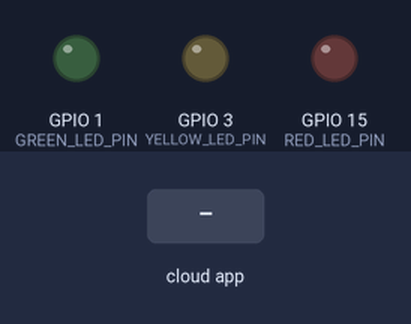
Recording of a sketch running on a simulated ESP32. Parts: output pins drawn as LEDs (lit = HIGH). The test bench sets the inputs (shaded band). The ROS host is connected and sends only what is stated; what the sketch prints to the serial monitor is not drawn.

Above: at 1.2 s.
1.3 s: the phone or cloud app sets LEDs to 1
At 2.5 s:
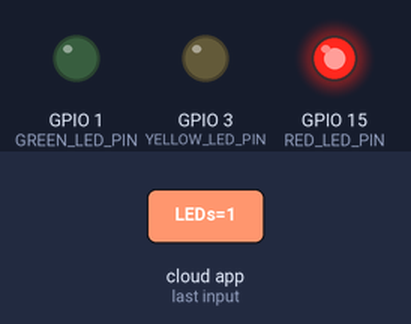
2.8 s: the phone or cloud app sets LEDs to 2
At 3.7 s:
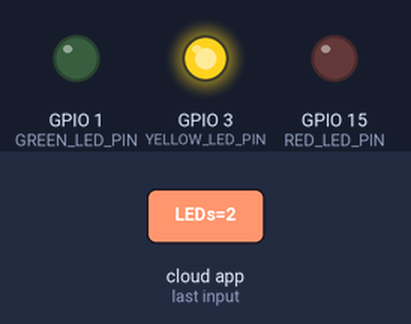
4.3 s: the phone or cloud app sets LEDs to 3
At 4.8 s:
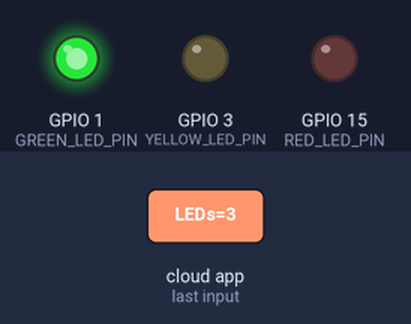
5.8 s: the phone or cloud app sets LEDs to 4
At 6.2 s:
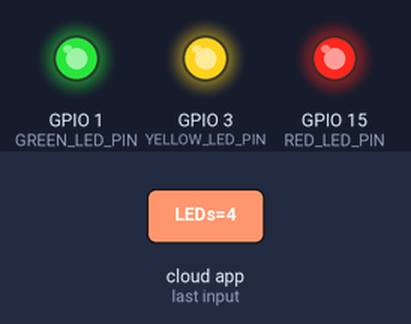
7.3 s: the phone or cloud app sets LEDs to 0
At 8.5 s:
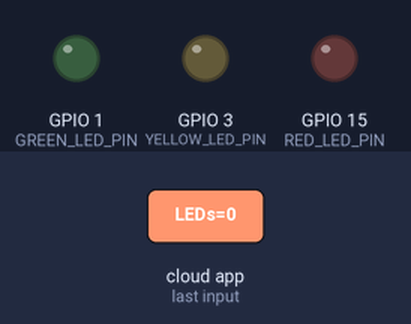
Timing chart, 0 to 9.8 s (numbered marks = the images above; inputs shaded):
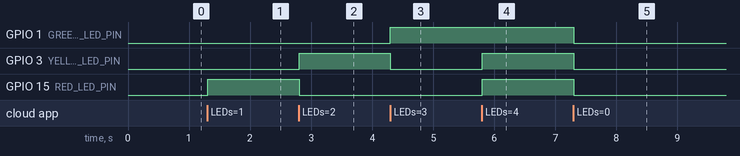

Measured:
- after the input at 1.3 s, GPIO 15 (RED_LED_PIN): LOW → HIGH at once
- after the input at 2.8 s, GPIO 3 (YELLOW_LED_PIN): LOW → HIGH at once; GPIO 15 (RED_LED_PIN): HIGH → LOW at once
- after the input at 4.3 s, GPIO 1 (GREEN_LED_PIN): LOW → HIGH at once; GPIO 3 (YELLOW_LED_PIN): HIGH → LOW at once
- after the input at 5.8 s, GPIO 3 (YELLOW_LED_PIN), GPIO 15 (RED_LED_PIN): LOW → HIGH at once
- after the input at 7.3 s, GPIO 1 (GREEN_LED_PIN), GPIO 3 (YELLOW_LED_PIN), GPIO 15 (RED_LED_PIN): HIGH → LOW at once

The sketch:

wifi_led.ino
```cpp
#include <WiFi.h>
#include <micro_ros_arduino.h>

#include <rcl/rcl.h>
#include <rclc/rclc.h>
#include <rclc/executor.h>

#include <std_msgs/msg/int8.h>

// ---------------------- CONFIG ----------------------
#define WIFI_SSID      "YOUR_WIFI"
#define WIFI_PASSWORD  "YOUR_PASS"
#define AGENT_IP       "192.168.1.100"
#define AGENT_PORT     8888

// ---------------------- LED PINS --------------------
#define RED_LED_PIN     15
#define YELLOW_LED_PIN   3
#define GREEN_LED_PIN    1

// ---------------------- ROS VARIABLES ----------------
rcl_subscription_t LEDs_subscriber;
std_msgs__msg__Int8 LEDs_msg;

rcl_allocator_t allocator;
rclc_support_t support;
rcl_node_t node;
rclc_executor_t executor;

// ------------------- LED CALLBACK --------------------
void LEDs_subscription_callback(const void *msgin) {
  const std_msgs__msg__Int8 *msg = (const std_msgs__msg__Int8 *)msgin;
  int8_t value = msg->data;

  // reset LEDs
  digitalWrite(RED_LED_PIN, LOW);
  digitalWrite(YELLOW_LED_PIN, LOW);
  digitalWrite(GREEN_LED_PIN, LOW);

  switch (value) {
    case 1:
      digitalWrite(RED_LED_PIN, HIGH);
      break;
    case 2:
      digitalWrite(YELLOW_LED_PIN, HIGH);
      break;
    case 3:
      digitalWrite(GREEN_LED_PIN, HIGH);
      break;
    case 4:   // all
      digitalWrite(RED_LED_PIN, HIGH);
      digitalWrite(YELLOW_LED_PIN, HIGH);
      digitalWrite(GREEN_LED_PIN, HIGH);
      break;
    default:
      // value = 0 or invalid → all off
      break;
  }
}

// ------------------------- SETUP ----------------------
void setup() {
  Serial.begin(115200);

  pinMode(RED_LED_PIN, OUTPUT);
  pinMode(YELLOW_LED_PIN, OUTPUT);
  pinMode(GREEN_LED_PIN, OUTPUT);

  digitalWrite(RED_LED_PIN, LOW);
  digitalWrite(YELLOW_LED_PIN, LOW);
  digitalWrite(GREEN_LED_PIN, LOW);

  set_microros_wifi_transports(
    (char*)WIFI_SSID,
    (char*)WIFI_PASSWORD,
    (char*)AGENT_IP,
    AGENT_PORT
  );

  allocator = rcl_get_default_allocator();

  // init micro-ROS
  rclc_support_init(&support, 0, NULL, &allocator);
  rclc_node_init_default(&node, "esp32_led_node", "", &support);

  // create subscriber
  rclc_subscription_init_default(
      &LEDs_subscriber,
      &node,
      ROSIDL_GET_MSG_TYPE_SUPPORT(std_msgs, msg, Int8),
      "LEDs");

  // executor
  rclc_executor_init(&executor, &support.context, 1, &allocator);
  rclc_executor_add_subscription(&executor, &LEDs_subscriber, &LEDs_msg,
                                 &LEDs_subscription_callback, ON_NEW_DATA);

  Serial.println("ESP32 micro-ROS LED Subscriber Ready!");
}

// -------------------------- LOOP -----------------------
void loop() {
  rclc_executor_spin_some(&executor, RCL_MS_TO_NS(100));
}
```
